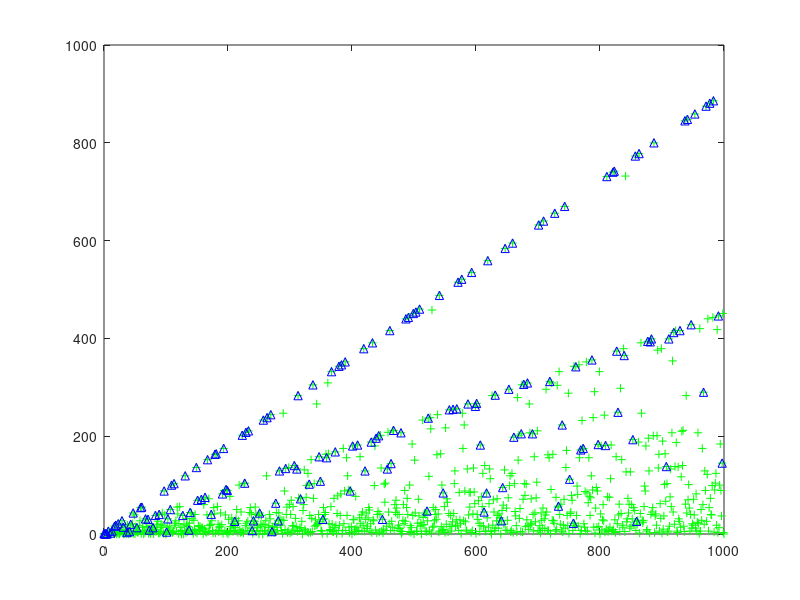

The MATLAB source for this figure:
#! /usr/bin/octave -qf
# ~~~~~~~~~~~~~~~~~~~~~~~~~~~~~~~~~~~~~~~~~~~~~~~~~~~~~~~~~~
# A unit fraction contains 1 in the numerator. The decimal
# representation of the unit fractions with denominators 2
# to 10 are given:
#
#     1/2 =   0.5
#     1/3 =   0.(3)
#     1/4 =   0.25
#     1/5 =   0.2
#     1/6 =   0.1(6)
#     1/7 =   0.(142857)
#     1/8 =   0.125
#     1/9 =   0.(1)
#     1/10    =   0.1
#
# Where 0.1(6) means 0.166666..., and has a 1-digit
# recurring cycle. It can be seen that 1/7 has a 6-digit
# recurring cycle.
#
# Find the value of d < 1000 for which 1/d contains the
# longest recurring cycle in its decimal fraction part.
# ~~~~~~~~~~~~~~~~~~~~~~~~~~~~~~~~~~~~~~~~~~~~~~~~~~~~~~~~~~

format long;

function result = get_recurring_cycle_length(x, y)
    rem = [];
    result = 0;

    if (y > x)
        x *= 10;
    endif

    while (y > x)
        rem(end + 1) = x;
        x *= 10;
    endwhile

    while (1)
        if (x == 0)
            result = 0;
            break;
        endif

        if (y > x)
            x *= 10;
        else
            rem(end + 1) = x;
            x = mod(x, y);
        endif

        index = find(rem == x);
        if (index)
            result = length(rem) - index + 1;
            break;
        endif
    endwhile
end

max_cycle_length = 0;
max_d = 0;
CYCLES_X = [];
CYCLES_Y = [];

for d = 0:1000
    cl = get_recurring_cycle_length(1, d);
    CYCLES_X(end + 1) = d;
    CYCLES_Y(end + 1) = cl;
    if (cl > max_cycle_length)
        max_cycle_length = cl;
        max_d = d;
    endif
endfor

printf("1/%i has a recurring cycle length of %i\n", max_d, max_cycle_length);

PRIMES_X = [];
PRIMES_Y = [];

for d = CYCLES_X
    if (factor(d) == d)
        PRIMES_X(end + 1) = d;
        PRIMES_Y(end + 1) = CYCLES_Y(find(CYCLES_X == d));
    endif
endfor

plot(CYCLES_X, CYCLES_Y, "+g", PRIMES_X, PRIMES_Y, "^b");
print("foo.png");

# get_recurring_cycle_length(1, 13)
# get_recurring_cycle_length(1, 7)
# get_recurring_cycle_length(1, 6)
# get_recurring_cycle_length(1, 3)
# get_recurring_cycle_length(10, 3)
# get_recurring_cycle_length(10, 3)
# get_recurring_cycle_length(100, 7)
